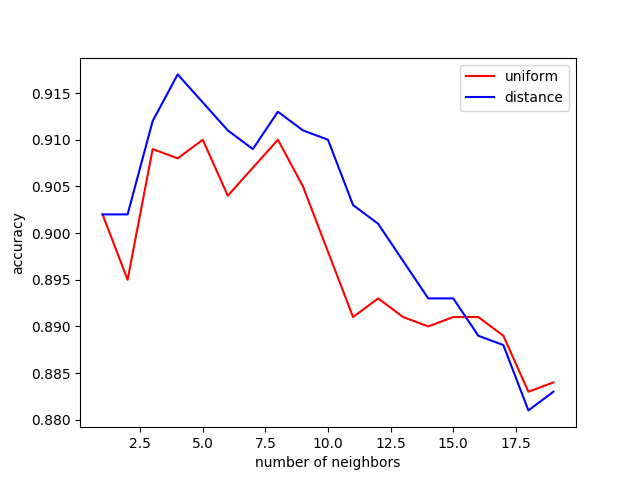

Generate this figure with Python:
#!/usr/bin/env pythonw

import numpy as np
from sklearn.neighbors import KNeighborsClassifier
import matplotlib.pyplot as plt

X_train = np.load('input/X_train.npy')
X_test = np.load('input/X_test.npy')
y_train = np.load('input/y_train.npy')
y_test = np.load('input/y_test.npy')

input_layer_size = X_train.shape[1]

X_train /= 255.
X_test /= 255.

def accuracy(y_test, y_pred):
    return np.sum(y_test==y_pred)/len(y_test)

results_distance = []
results_uniform = []

for k in range(1, 20):
    neigh = KNeighborsClassifier(n_neighbors=k, metric='euclidean', weights='distance')
    neigh.fit(X_train, y_train)

    y_pred = neigh.predict(X_test)

    acc = accuracy(y_test, y_pred)
    results_distance.append([k, acc])

    print(k, acc)

for k in range(1, 20):
    neigh = KNeighborsClassifier(n_neighbors=k, metric='euclidean', weights='uniform')
    neigh.fit(X_train, y_train)

    y_pred = neigh.predict(X_test)

    acc = accuracy(y_test, y_pred)
    results_uniform.append([k, acc])
    print(k, acc)

results_distance = np.array(results_distance)
results_uniform = np.array(results_uniform)

plt.plot(results_uniform.T[0], results_uniform.T[1], 'r-')
plt.plot(results_distance.T[0], results_distance.T[1], 'b-')
plt.legend(['uniform', 'distance'])
plt.ylabel('accuracy')
plt.xlabel('number of neighbors')
plt.savefig('knn.png')